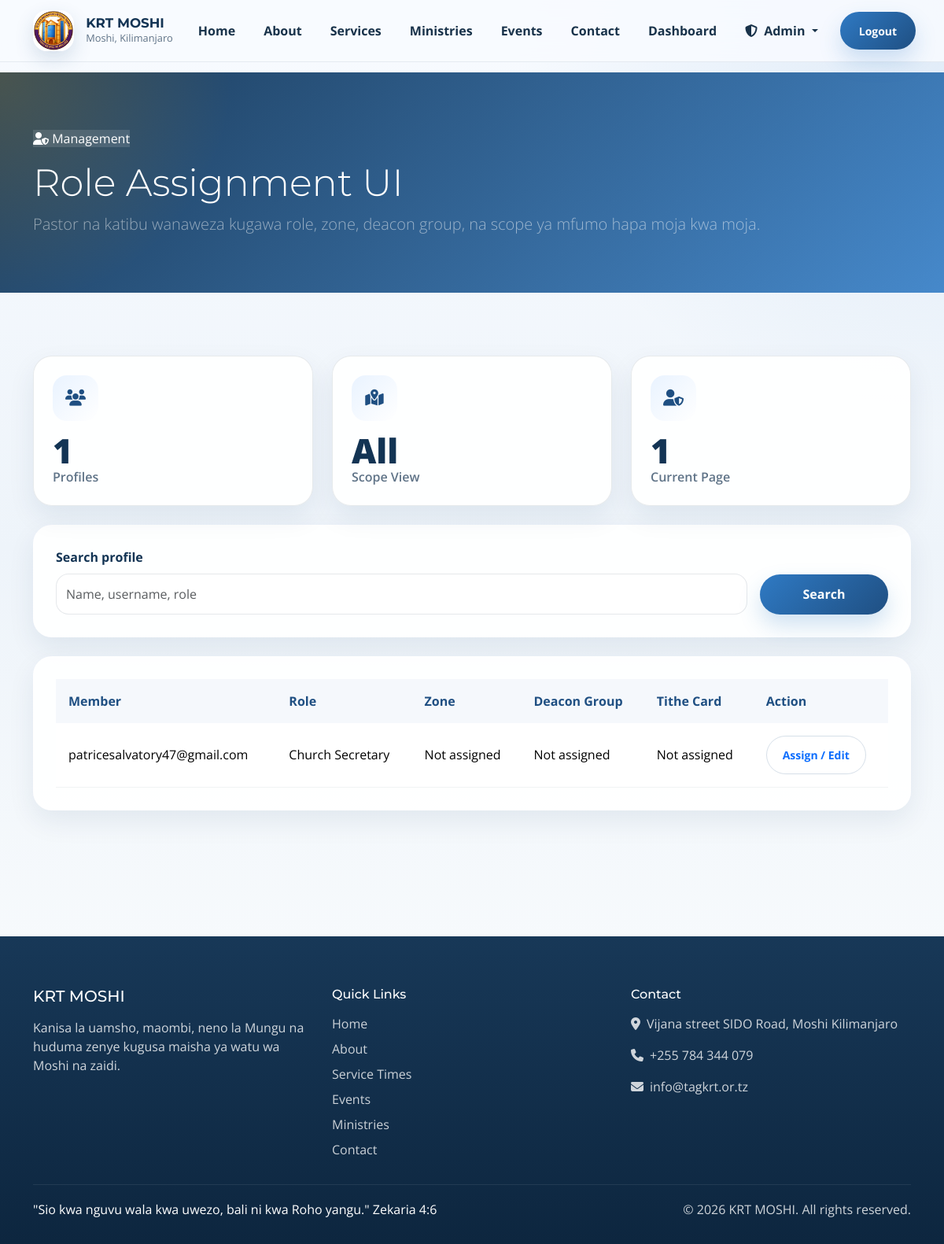
Page /dashboard/management/roles/ (signed in) on the committed database.
### core/models.py (models this page shows, shortened)
class SiteConfig(models.Model):
    site_name = models.CharField(max_length=200, default="VCCT Mbezi Beach")
    site_logo = ResizedImageField(
        size=[200, 200],
        quality=85,
        upload_to='config/',
        blank=True,
        null=True,
        help_text="Logo size: 200x200 pixels"
    )
    site_favicon = ResizedImageField(
        size=[64, 64],
        quality=85,
        upload_to='config/',
        blank=True,
        null=True,
        help_text="Favicon size: 64x64 pixels"
    )
    hero_bg_image = ResizedImageField(
        size=[1920, 1080],
        quality=85,
        upload_to='config/',
        blank=True,
        null=True,
        help_text="Hero background size: 1920x1080 pixels"
    )
    contact_email = models.EmailField(default="info@tagkrt.or.tz")
    contact_phone = models.CharField(max_length=20, default="+255 784 344 079")
    address = models.TextField(default="Vijana street SIDO Road, Moshi Kilimanjaro")
    facebook_url = models.URLField(blank=True, null=True)
    twitter_url = models.URLField(blank=True, null=True)
    instagram_url = models.URLField(blank=True, null=True)
    youtube_url = models.URLField(blank=True, null=True)
    whatsapp_number = models.CharField(max_length=20, blank=True, null=True)
    about_us = RichTextUploadingField(blank=True, null=True)
    mission = RichTextUploadingField(blank=True, null=True)
    vision = RichTextUploadingField(blank=True, null=True)
    updated_at = models.DateTimeField(auto_now=True)
    class Meta:
        verbose_name = "Site Configuration"
        verbose_name_plural = "Site Configuration"

### accounts/models.py (models this page shows, shortened)
class UserProfile(models.Model):
    ROLE_CHOICES = [
        ('member', 'Church Member'),
        ('pastor', 'Pastor'),
        ('assistant_pastor', 'Assistant Pastor'),
        ('elder_council', 'Baraza la Wazee'),
        ('institution_manager', 'Institution Management'),
        ('secretary', 'Church Secretary'),
        ('accountant', 'Church Accountant'),
        ('zone_leader', 'Zone Leader'),
        ('deacon_leader', 'Deacon Leader'),
    ]
    MARITAL_STATUS_CHOICES = [
        ('single', 'Single'),
        ('married', 'Married'),
        ('widowed', 'Widowed'),
        ('divorced', 'Divorced'),
    ]
    user = models.OneToOneField(User, on_delete=models.CASCADE)
    role = models.CharField(max_length=30, choices=ROLE_CHOICES, default='member')
    phone = models.CharField(max_length=20, blank=True)
    church_branch = models.CharField(max_length=100, blank=True)
    zone = models.ForeignKey(Zone, on_delete=models.CASCADE, blank=True, null=True)
    deacon_group = models.ForeignKey('DeaconGroup', on_delete=models.SET_NULL, blank=True, null=True, related_name='members')
    ministry_role = models.ForeignKey(Ministry, on_delete=models.SET_NULL, blank=True, null=True)
    marital_status = models.CharField(max_length=20, choices=MARITAL_STATUS_CHOICES, blank=True)
    spouse_name = models.CharField(max_length=150, blank=True)
    occupation = models.CharField(max_length=150, blank=True)
    tithe_card_number = models.CharField(max_length=50, blank=True, unique=True, null=True)
    date_of_birth = models.DateField(blank=True, null=True)
    joined_at = models.DateField(auto_now_add=True)

### core/views.py (the view, shortened to what this page needs)
# urls.py: path('dashboard/management/roles/', views.role_assignment_dashboard, name='role_assignment_dashboard'),
@login_required
def role_assignment_dashboard(request):
    profile = get_user_profile(request.user)
    if not profile or profile.role not in {'pastor', 'secretary'}:
        messages.error(request, 'You do not have permission to assign roles.')
        return redirect('core:dashboard')
    site_config = get_site_config()
    query = request.GET.get('q', '').strip()
    profiles = UserProfile.objects.select_related('user', 'zone', 'deacon_group', 'ministry_role').order_by(
        'user__first_name', 'user__last_name', 'user__username'
    )
    context = {
        'site_config': site_config,
        'profile': profile,
        'profiles': paginate_queryset(request, profiles, 12),
        'query': query,
    }
    return render(request, 'core/role_assignment_dashboard.html', context)

### core/views.py (called while the page is built)
def get_user_profile(user):
    return UserProfile.objects.select_related('zone', 'ministry_role').filter(user=user).first()

def get_site_config():
    site_config = SiteConfig.objects.first()
    if not site_config:
        site_config = SiteConfig.objects.create()
    return site_config

def paginate_queryset(request, queryset, per_page=12):
    paginator = Paginator(queryset, per_page)
    return paginator.get_page(request.GET.get('page'))

### templates/core/role_assignment_dashboard.html (shortened to what this page needs)
{% extends "base.html" %}
{% block content %}
<section class="page-hero"><div class="container"><span class="eyebrow"><i class="fas fa-user-shield"></i> Management</span><h1 class="display-5 text-white mt-3">Role Assignment UI</h1><p class="lead text-white-50">Pastor na katibu wanaweza kugawa role, zone, deacon group, na scope ya mfumo hapa moja kwa moja.</p></div></section>
<section class="site-section"><div class="container">
    <div class="row g-4 mb-4">
        <div class="col-md-4"><div class="metric-card card h-100"><div class="feature-icon"><i class="fas fa-users"></i></div><div class="metric-value">{{ profiles.paginator.count }}</div><div class="metric-label">Profiles</div></div></div>
        <div class="col-md-4"><div class="metric-card card h-100"><div class="feature-icon"><i class="fas fa-map-location-dot"></i></div><div class="metric-value">{% if query %}Filtered{% else %}All{% endif %}</div><div class="metric-label">Scope View</div></div></div>
        <div class="col-md-4"><div class="metric-card card h-100"><div class="feature-icon"><i class="fas fa-user-shield"></i></div><div class="metric-value">{{ profiles.number }}</div><div class="metric-label">Current Page</div></div></div>
    </div>
    <div class="content-panel mb-4">
        <form method="get" class="row g-3">
            <div class="col-lg-10"><label class="form-label">Search profile</label><input type="text" class="form-control" name="q" value="{{ query }}" placeholder="Name, username, role"></div>
            <div class="col-lg-2 d-flex align-items-end"><button type="submit" class="btn btn-primary w-100">Search</button></div>
        </form>
    </div>
    <div class="content-panel">
        <div class="table-responsive">
            <table class="table">
                <thead><tr><th>Member</th><th>Role</th><th>Zone</th><th>Deacon Group</th><th>Tithe Card</th><th>Action</th></tr></thead>
                <tbody>
                    {% for item in profiles %}
                    <tr>
                        <td>{{ item.user.get_full_name|default:item.user.username }}</td>
                        <td>{{ item.get_role_display }}</td>
                        <td>{{ item.zone.name|default:"Not assigned" }}</td>
                        <td>{{ item.deacon_group.name|default:"Not assigned" }}</td>
                        <td>{{ item.tithe_card_number|default:"Not assigned" }}</td>
                        <td><a href="{% url 'core:role_assignment_edit' item.id %}" class="btn btn-outline-primary btn-sm">Assign / Edit</a></td>
                    </tr>
                    {% empty %}
                    <tr><td colspan="6" class="text-center py-4 text-muted">Hakuna profiles zilizopatikana.</td></tr>
                    {% endfor %}
                </tbody>
            </table>
        </div>
    </div>
</div></section>
{% endblock %}

### templates/base.html (shortened to what this page needs)
<!DOCTYPE html>
{% load static %}
<html lang="en">
<head>
    <link href="https://cdn.jsdelivr.net/npm/bootstrap@5.3.3/dist/css/bootstrap.min.css" rel="stylesheet">
    <link rel="stylesheet" href="https://cdnjs.cloudflare.com/ajax/libs/font-awesome/6.5.2/css/all.min.css">
    <link rel="stylesheet" href="{% static 'css/style.css' %}">
</head>
<body>
    <nav class="navbar navbar-expand-lg fixed-top">
        <div class="container">
            <a class="navbar-brand d-flex align-items-center" href="{% url 'core:home' %}">
                {% if site_config.site_logo %}
                <img src="{{ site_config.site_logo.url }}" alt="{{ site_config.site_name|default:'KRT Logo' }}">
                {% endif %}
                <div>
                    <div class="navbar-brand-text">{{ site_config.site_name|default:"Kilimanjaro Revival Temple" }}</div>
                    <div class="navbar-brand-subtitle">Moshi, Kilimanjaro</div>
                </div>
            </a>
            <div class="collapse navbar-collapse" id="navbarMain">
                <ul class="navbar-nav ms-auto align-items-lg-center gap-lg-1">
                    <li class="nav-item"><a class="nav-link" href="{% url 'core:home' %}">Home</a></li>
                    <li class="nav-item"><a class="nav-link" href="{% url 'core:about' %}">About</a></li>
                    <li class="nav-item"><a class="nav-link" href="{% url 'core:services' %}">Services</a></li>
                    <li class="nav-item"><a class="nav-link" href="{% url 'core:ministries' %}">Ministries</a></li>
                    <li class="nav-item"><a class="nav-link" href="{% url 'core:events' %}">Events</a></li>
                    <li class="nav-item"><a class="nav-link" href="{% url 'core:contact' %}">Contact</a></li>
                    {% if user.is_authenticated %}
                    <li class="nav-item"><a class="nav-link" href="{% url 'core:dashboard' %}">Dashboard</a></li>
                    {% if user.is_staff or user.is_superuser %}
                    <li class="nav-item dropdown">
                        <a class="nav-link dropdown-toggle" href="#" role="button" data-bs-toggle="dropdown" aria-expanded="false">
                            <i class="fas fa-shield-alt me-1"></i> Admin
                        </a>
                    </li>
                    {% endif %}
                    <li class="nav-item ms-lg-2">
                        <form method="post" action="{% url 'accounts:logout' %}">
                            <button type="submit" class="btn btn-primary btn-sm px-4">Logout</button>
                        </form>
                    </li>
                    {% else %}
                    <li class="nav-item"><a class="nav-link" href="{% url 'accounts:login' %}">Login</a></li>
                    <li class="nav-item ms-lg-2"><a class="btn btn-primary btn-sm px-4" href="{% url 'accounts:signup' %}">Join Us</a></li>
                    {% endif %}
                </ul>
            </div>
        </div>
    </nav>
    <div class="page-shell">
        <main class="page-content">
            {% block content %}{% endblock %}
        </main>
        <footer class="footer-shell">
            <div class="container">
                <div class="row g-4">
                    <div class="col-lg-4">
                        <h5 class="mb-3">{{ site_config.site_name|default:"Kilimanjaro Revival Temple" }}</h5>
                        <p class="mb-4">Kanisa la uamsho, maombi, neno la Mungu na huduma zenye kugusa maisha ya watu wa Moshi na zaidi.</p>
                    </div>
                    <div class="col-lg-4">
                        <h6 class="mb-3">Quick Links</h6>
                        <div class="footer-links d-grid gap-2">
                            <a href="{% url 'core:home' %}">Home</a>
                            <a href="{% url 'core:about' %}">About</a>
                            <a href="{% url 'core:services' %}">Service Times</a>
                            <a href="{% url 'core:events' %}">Events</a>
                            <a href="{% url 'core:ministries' %}">Ministries</a>
                            <a href="{% url 'core:contact' %}">Contact</a>
                        </div>
                    </div>
                    <div class="col-lg-4">
                        <h6 class="mb-3">Contact</h6>
                        <div class="d-grid gap-3">
                            <div><i class="fas fa-location-dot me-2"></i>{{ site_config.address|default:"Vijana Street, SIDO Road, Moshi Kilimanjaro" }}</div>
                            <div><i class="fas fa-phone me-2"></i>{{ site_config.contact_phone|default:"+255 784 344 079" }}</div>
                            <div><i class="fas fa-envelope me-2"></i>{{ site_config.contact_email|default:"info@tagkrt.or.tz" }}</div>
                        </div>
                    </div>
                </div>
                <div class="footer-bottom d-flex flex-column flex-md-row justify-content-between gap-2">
                    <div class="footer-verse">"Sio kwa nguvu wala kwa uwezo, bali ni kwa Roho yangu." Zekaria 4:6</div>
                    <div>&copy; {% now "Y" %} {{ site_config.site_name|default:"Kilimanjaro Revival Temple" }}. All rights reserved.</div>
                </div>
            </div>
        </footer>
    </div>
</body>
</html>

### rows in the picture
SiteConfig: site_logo (picture), site_name "KRT MOSHI", address "Vijana street SIDO Road, Moshi Kilimanjaro", contact_phone "+255 784 344 079", contact_email "info@tagkrt.or.tz"
UserProfile: user.get_full_name "patricesalvatory47@gmail.com", role "Church Secretary", zone.name "Not assigned", deacon_group.name "Not assigned", tithe_card_number "Not assigned"

### other values in the picture
{{ profiles.paginator.count }} "1"
{{ profiles.number }} "1"
